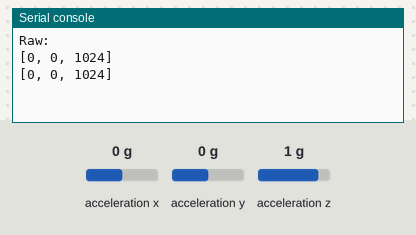
The program below on a simulated Raspberry Pi Pico running MicroPython. Shown: the last lines printed to the serial console. The test bench sets the inputs (shaded band); at power-on: acceleration x 0 g, acceleration y 0 g, acceleration z 1 g.

Above: at 5.0 s.
5.1 s: acceleration x set to -1.4 g
At 6.8 s:
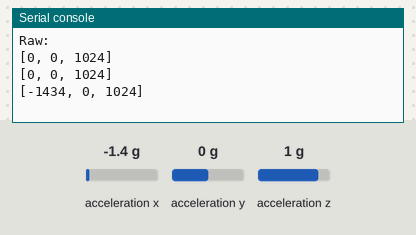
9.0 s: acceleration y set to -1.4 g
At 10.4 s:
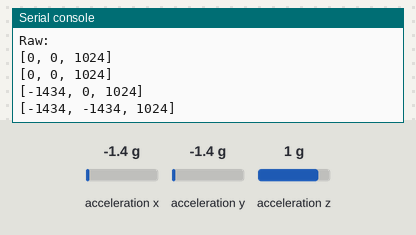
16.5 s: acceleration z set to -1.4 g
At 18.5 s:
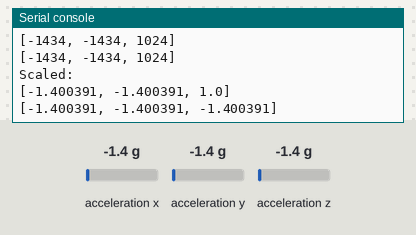
Timing chart, 0 to 20.0 s (numbered marks = the images above; inputs shaded):
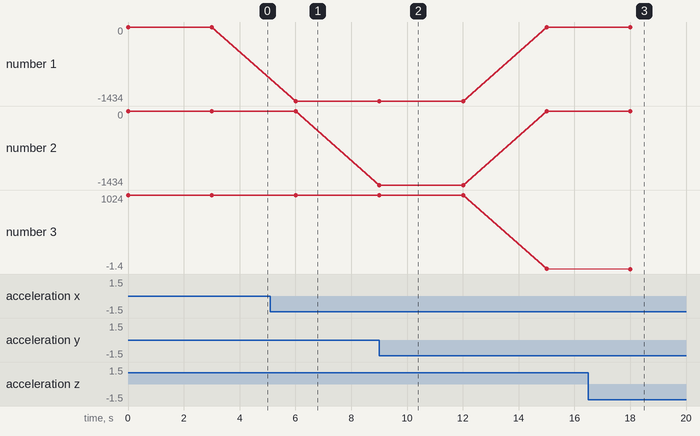

The program:

mma8452_mpython.py
```python
# MMA8452 Example

'''
MicroPython Class for MMA8452 sensor

Adapted form Sparkfun Arduino library
https://github.com/sparkfun/SparkFun_MMA8452Q_Arduino_Library

'''
import struct

class MMA8452():
    # Constructor
    def __init__(self, i2c=None, addr=0x1C):
        # check parameters
        if i2c is None:
            raise ValueError("I2C not specified")
        else:
            self.i2c = i2c
        self.addr = addr

        # registers
        self.STATUS_MMA8452Q = 0x00
        self.OUT_X_MSB = 0x01
        self.OUT_X_LSB = 0x02
        self.OUT_Y_MSB = 0x03
        self.OUT_Y_LSB = 0x04
        self.OUT_Z_MSB = 0x05
        self.OUT_Z_LSB = 0x06
        self.SYSMOD = 0x0B
        self.INT_SOURCE = 0x0C
        self.WHO_AM_I = 0x0D
        self.XYZ_DATA_CFG = 0x0E
        self.HP_FILTER_CUTOFF = 0x0F
        self.PL_STATUS = 0x10
        self.PL_CFG = 0x11
        self.PL_COUNT = 0x12
        self.PL_BF_ZCOMP = 0x13
        self.P_L_THS_REG = 0x14
        self.FF_MT_CFG = 0x15
        self.FF_MT_SRC = 0x16
        self.FF_MT_THS = 0x17
        self.FF_MT_COUNT = 0x18
        self.TRANSIENT_CFG = 0x1D
        self.TRANSIENT_SRC = 0x1E
        self.TRANSIENT_THS = 0x1F
        self.TRANSIENT_COUNT = 0x20
        self.PULSE_CFG = 0x21
        self.PULSE_SRC = 0x22
        self.PULSE_THSX = 0x23
        self.PULSE_THSY = 0x24
        self.PULSE_THSZ = 0x25
        self.PULSE_TMLT = 0x26
        self.PULSE_LTCY = 0x27
        self.PULSE_WIND = 0x28
        self.ASLP_COUNT = 0x29
        self.CTRL_REG1 = 0x2A
        self.CTRL_REG2 = 0x2B
        self.CTRL_REG3 = 0x2C
        self.CTRL_REG4 = 0x2D
        self.CTRL_REG5 = 0x2E
        self.OFF_X = 0x2F
        self.OFF_Y = 0x30
        self.OFF_Z = 0x31

        # scales
        self.SCALE_2G = 2
        self.SCALE_4G = 4
        self.SCALE_8G = 8

        # data rates
        self.ODR_800 = 0
        self.ODR_400 = 1
        self.ODR_200 = 2
        self.ODR_100 = 3
        self.ODR_50 = 4
        self.ODR_12 = 5
        self.ODR_6 = 6
        self.ODR_1 = 7

        # orientations
        self.PORTRAIT_U = 0
        self.PORTRAIT_D = 1
        self.LANDSCAPE_R = 2
        self.LANDSCAPE_L = 3
        self.LOCKOUT = 0x40

        # system mode
        self.SYSMOD_STANDBY = 0
        self.SYSMOD_WAKE = 1
        self.SYSMOD_SLEEP = 2

    # Sensor init
    def begin(self):
        if self.readRegister(self.WHO_AM_I) != 42:
            return False
        self.scale = self.SCALE_2G
        self.odr = self.ODR_800
        self.setScale(self.scale)
        self.setDataRate(self.odr)
        self.setupPL() # Portrait / Landscape detection
        self.setupTap(0x80, 0x80, 0x80) # disable
        return True

    # Get raw acceleration
    # data in registers: hhhhhhhh llll0000
    def getRawAcel(self):
        acel = struct.unpack(">hhh", self.readRegisters (self.OUT_X_MSB, 6))
        return [a >> 4 for a in acel]

    # Get scaled acceleration
    def getCalclulatedAcel(self):
        return [float(a)/float(1 << 11)*float(self.scale) for a in self.getRawAcel()]

    # Test is new data available
    def available(self):
        return (self.readRegister(self.STATUS_MMA8452Q) & 0x08) != 0

    # Selects scale
    def setScale(self, fsr):
        if not fsr in (self.SCALE_2G, self.SCALE_4G, self.SCALE_8G):
            raise ValueError("Invalid scale")

        # Scale can only be changed in standby mode
        if self.isActive():
            self.standby()

        # Update config
        cfg = self.readRegister(self.XYZ_DATA_CFG)
        cfg = (cfg & 0xFC) | (fsr >> 2)
        self.writeRegister(self.XYZ_DATA_CFG, cfg)

        # Goes to active mode
        self.active()

    # Selects data rate (ODR)
    def setDataRate(self, odr):
        if not odr in (self.ODR_800, self.ODR_400, self.ODR_200, self.ODR_100,
                       self.ODR_50, self.ODR_12, self.ODR_6, self.ODR_1):
            raise ValueError("Invalid data rate")

        # can only be changed in standby mode
        if self.isActive():
            self.standby()

        # Update config
        ctrl = self.readRegister(self.CTRL_REG1)
        ctrl = (ctrl & 0xC7) | (odr << 3)
        self.writeRegister(self.CTRL_REG1, ctrl)

        # Goes to active mode
        self.active()

    # Set tap detection
    def setupTap(self, xThs, yThs, zThs):
        # can only be changed in standby mode
        if self.isActive():
            self.standby()

        # Update config
        temp = 0x40
        if (xThs & 0x80) == 0:
            temp |= 0x03
            self.writeRegister(self.PULSE_THSX, xThs)
        if (yThs & 0x80) == 0:
            temp |= 0x0C
            self.writeRegister(self.PULSE_THSY, yThs)
        if (zThs & 0x80) == 0:
            temp |= 0x30
            self.writeRegister(self.PULSE_THSZ, zThs)
        self.writeRegister(self.PULSE_CFG, temp)
        self.writeRegister(self.PULSE_TMLT, 0x30)
        self.writeRegister(self.PULSE_LTCY, 0xA0)
        self.writeRegister(self.PULSE_WIND, 0xFF)

        # Goes to active mode
        self.active()

    # Read tap status
    def readTap(self):
        tapStat = self.readRegister(self.PULSE_SRC)
        if (tapStat & 0x80) != 0:
            return tapStat & 0x7F
        else:
            return 0

    # Set portrait/landscape detection
    def setupPL(self):
        # can only be changed in standby mode
        if self.isActive():
            self.standby()

        # Update config
        self.writeRegister(self.PL_CFG, self.readRegister(self.PL_CFG) | 0x40)
        self.writeRegister(self.PL_COUNT, 0x50)

        # Goes to active mode
        self.active()

    # Read portrait/landscape status
    def readPL(self):
        plStat = self.readRegister(self.PL_STATUS)
        if (plStat & 0x40) != 0:
            return self.LOCKOUT
        else:
            return (plStat & 0x06) >> 1

    # Orientation tests
    def isRight(self):
        return self.redPL() == self.LANDSCAPE_R

    def isLeft(self):
        return self.redPL() == self.LANDSCAPE_L

    def isUp(self):
        return self.redPL() == self.LANDSCAPE_U

    def isDown(self):
        return self.redPL() == self.LANDSCAPE_D

    def isFlat(self):
        return self.redPL() == self.LOCKOUT

    # Enter standby mode
    def standby(self):
        c = self.readRegister(self.CTRL_REG1)
        self.writeRegister(self.CTRL_REG1, c & 0xFE)

    # Enter active mode
    def active(self):
        c = self.readRegister(self.CTRL_REG1)
        self.writeRegister(self.CTRL_REG1, c | 0x01)

    # Check if active
    def isActive(self):
        state = self.readRegister(self.SYSMOD) & 0x03
        return state != self.SYSMOD_STANDBY

    # Read a register
    def readRegister(self, reg):
        return self.i2c.readfrom_mem(self.addr, reg, 1)[0]

    # Read multiple registers
    def readRegisters(self, reg, nregs):
        result = bytearray(nregs)
        self.i2c.readfrom_mem_into(self.addr, reg, result)
        return result

    # Write into a register
    def writeRegister(self, reg, value):
        self.i2c.writeto_mem(self.addr, reg, bytes([value]))

if __name__ == "__main__":
    '''
        Quick test
    '''
    from machine import Pin, I2C
    from time import sleep

    i2c = I2C(0, sda=Pin(16), scl=Pin(17))
    sensor = MMA8452(i2c)
    if not sensor.begin():
        print ("Sensor not found")
    else:
        sensor.active()
        print ("Raw:")
        for i in range(0, 5):
            while not sensor.available:
                pass
            print (sensor.getRawAcel())
            sleep(3)
        print ("Scaled:")
        for i in range(0, 5):
            while not sensor.available:
                pass
            print (sensor.getCalclulatedAcel())
            sleep(3)
        print ("Position:")
        sensor.setupPL()
        oldpos = -1
        while True:
            sleep (0.3)
            newpos = sensor.readPL()
            if newpos == oldpos:
                continue
            oldpos = newpos
            if newpos == sensor.LOCKOUT:
                print ("Laying down")
            elif newpos == sensor.LANDSCAPE_R:
                print ("Landscape facing right")
            elif newpos == sensor.LANDSCAPE_L:
                print ("Landscape facing left")
            elif newpos == sensor.PORTRAIT_U:
                print ("Portrait facing up")
            elif newpos == sensor.PORTRAIT_D:
                print ("Portrait facing down")
            else:
                print ("Invalid position: "+str(newpos))
```

Measured:
- after the input at 5.1 s, the serial console: prints a new line after 0.91 s (image 1)
- after the input at 9.0 s, the serial console: prints a new line at once (image 2)
- after the input at 16.5 s, the serial console: prints a new line after 1.5 s (image 3)
- plotted number 1: 0 → -1434 after the input at 5.1 s
